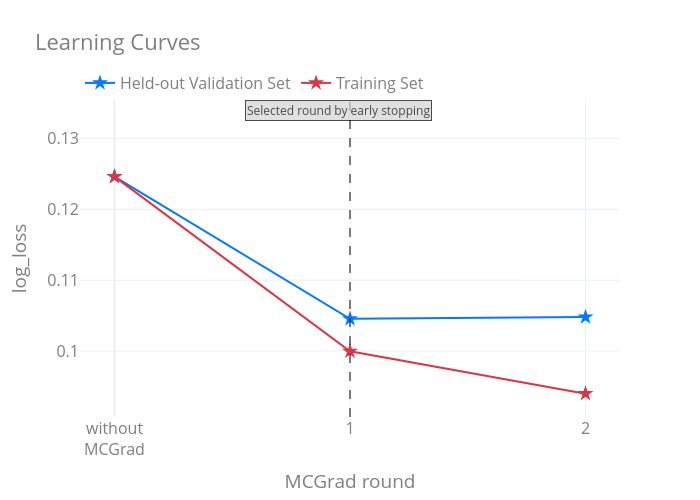

Notebook cell for this chart:
### Markdown cell above
MCGrad is iterative with built-in early stopping. The learning curve shows the per-round training and validation loss; early stopping triggers when the two diverge.

### Code cell
plotting.plot_learning_curve(mcgrad_model, show_all=True).update_layout(
    width=700, height=500,
)

### Figure 1 — Plotly figure (JSON) as saved in the notebook; plotly's stock layout.template omitted (floating-point values rounded to 4 significant figures)
{"data": [{"line": {"color": "#007bff"}, "marker": {"color": "#007bff", "size": 12, "symbol": "star"}, "mode": "lines+markers", "name": "Held-out Validation Set", "showlegend": true, "type": "scatter", "x": [0, 1, 2], "xaxis": "x", "y": [0.1246, 0.1045, 0.1048], "yaxis": "y"}, {"line": {"color": "#dc3545"}, "marker": {"color": "#dc3545", "size": 12, "symbol": "star"}, "mode": "lines+markers", "name": "Training Set", "showlegend": true, "type": "scatter", "x": [0, 1, 2], "xaxis": "x", "y": [0.1246, 0.09996, 0.09397], "yaxis": "y"}], "layout": {"annotations": [{"bgcolor": "lightgrey", "bordercolor": "black", "borderpad": 1, "borderwidth": 1, "font": {"color": "black", "size": 12}, "opacity": 0.7, "showarrow": false, "text": "Selected round by early stopping", "x": 0.95, "xanchor": "center", "xref": "x", "y": 0.134, "yanchor": "middle", "yref": "y"}], "font": {"color": "#7f7f7f", "size": 16}, "height": 500, "legend": {"orientation": "h", "x": 0.0, "xanchor": "left", "y": 1, "yanchor": "bottom"}, "shapes": [{"line": {"color": "black", "dash": "dash"}, "opacity": 0.5, "type": "line", "x0": 1, "x1": 1, "xref": "x", "y0": 0, "y1": 1, "yref": "y domain"}], "title": {"text": "Learning Curves"}, "width": 700, "xaxis": {"anchor": "y", "domain": [0.0, 1.0], "tickmode": "array", "ticktext": ["without<br>MCGrad", "1", "2"], "tickvals": [0, 1, 2], "title": {"text": "MCGrad round"}}, "yaxis": {"anchor": "x", "domain": [0.0, 1.0], "title": {"text": "log_loss"}}}}
